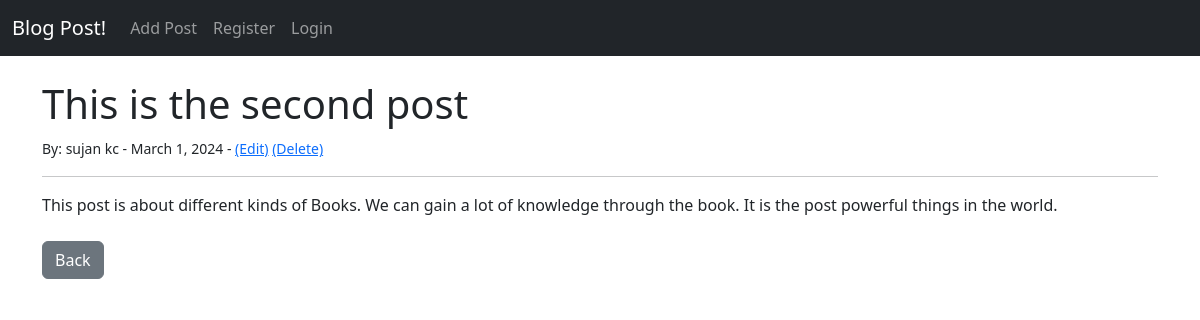
The page /article/23/ on the database its author committed.
### theblog/models.py (models this page shows, shortened)
class Post(models.Model):
    title = models.CharField(max_length=250)
    title_tag = models.CharField(max_length=250,)
    author = models.ForeignKey(User, on_delete=models.CASCADE)
    content = models.TextField()
    post_date = models.DateField(auto_now_add=True)

### theblog/views.py (the view)
# urls.py: path('article/<int:pk>/',ArticleDetailView.as_view(), name ='article-detail'),
class ArticleDetailView(DetailView):
    model = Post
    template_name = 'theblog/article_details.html'

### theblog/templates/theblog/article_details.html (shortened to what this page needs)
{% extends 'theblog/base.html' %}
{% block content %}
<h1>{{ post.title }}</h1>
<small>By:
    {{ post.author.first_name }}
    {{ post.author.last_name }} -
    {{ post.post_date }} -
    <a href="{% url 'theblog:update_post' post.pk %}">(Edit)</a>
    <a href="{% url 'theblog:delete_post' post.pk %}">(Delete)</a>
</small><br/>
<hr>
{{ post.content }}
<br/><br/>
<a href="{% url 'theblog:home' %}" class="btn btn-secondary">Back</a>
{% endblock %}

### rows shown on the page
Post: title "This is the second post", author.first_name "sujan", author.last_name "kc", post_date "March 1, 2024", content "This post is about different kinds of Books. We can gain a lot of knowledge through the book. It is the post powerful things in the world."
